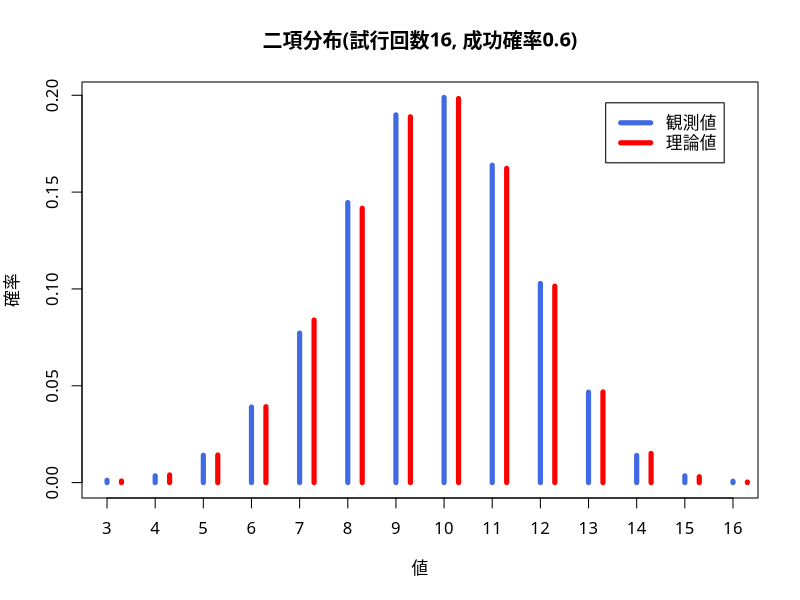
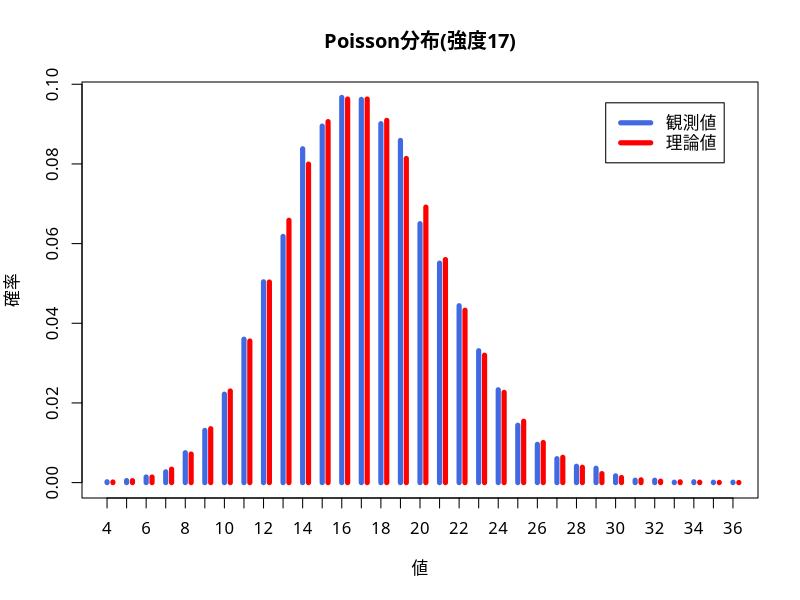
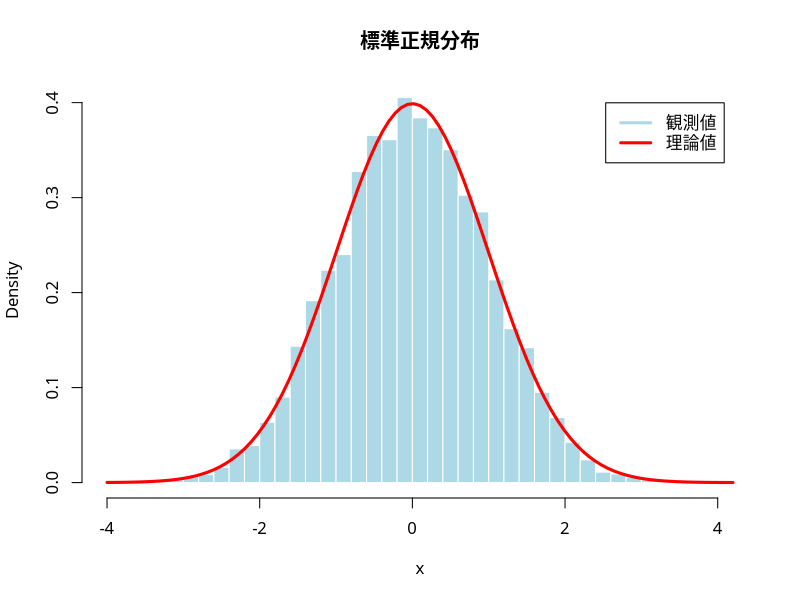
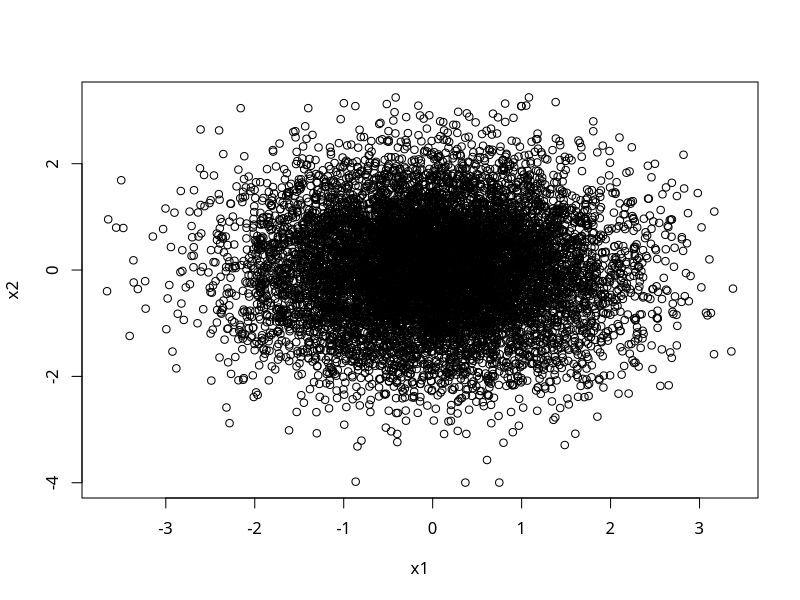
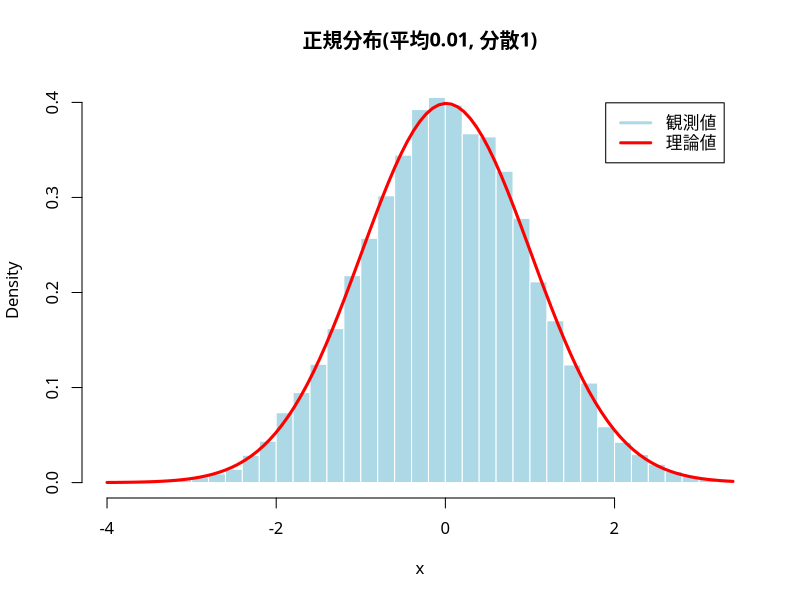
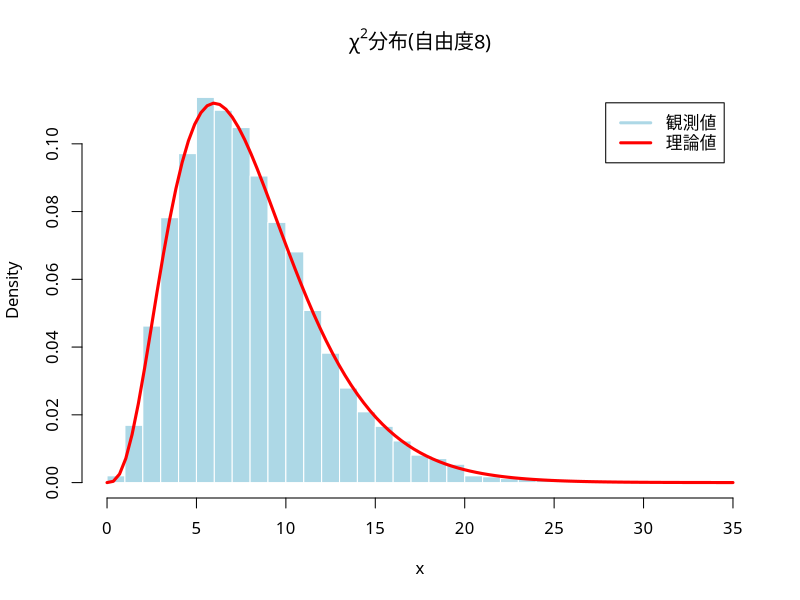
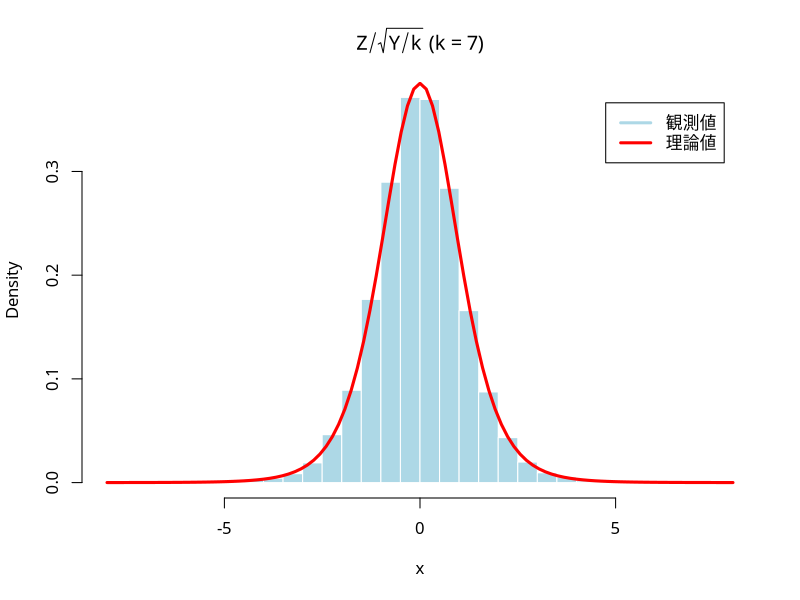
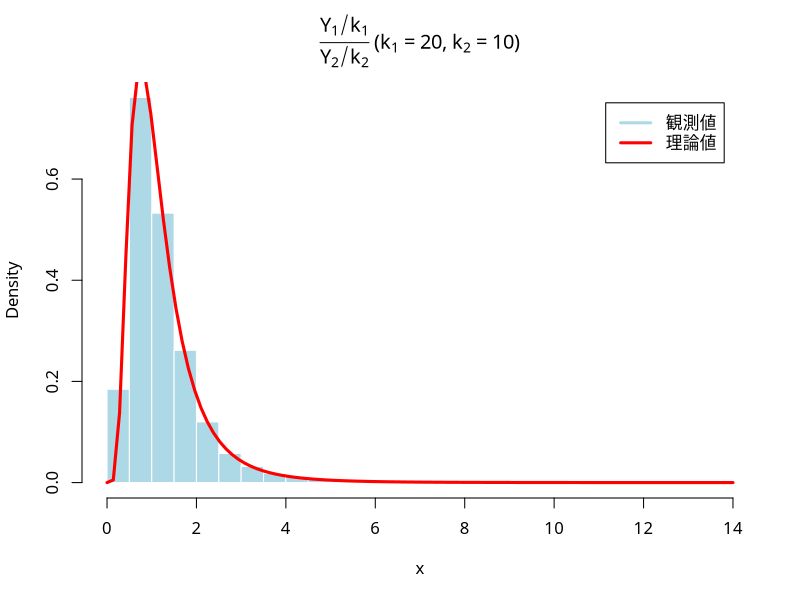

The R script that drew these images, in order:
### 第08回 練習問題解答例

### 離散一様分布で用いた例

a <- 1:6 # サンプリング対象の集合をベクトルとして定義
sample(a, size=20, replace=TRUE) # 離散一様分布(20個)

### 二項分布で用いた例

rbinom(10, size=1, prob=0.2) # Bernoulli分布(10個)
rbinom(20, size=5, prob=0.6) # 二項分布(20個)

### 練習問題 二項分布
mc <- 10000 # 実験回数を指定
m <- 16 
p <- 0.6
myRandom <- function(){ # Bernolli分布をm個生成して合計
    sum(rbinom(m, size=1, prob=p))}
myData <- replicate(mc, myRandom())
myTable <- table(myData)/mc # 出現確率ごとの表(度数分布表)を作成
par(family="HiraginoSans-W4") # 日本語フォントの指定
plot(myTable, type="h", lwd=5, col="royalblue",
     xlab="値", ylab="確率",
     main=paste0("二項分布(試行回数", m, ", 成功確率", p, ")"))
myRange <- min(myData):max(myData) # 範囲を取得
lines(myRange + 0.3, dbinom(myRange, size=m, prob=p),
      type="h", col="red", lwd=5) # 理論上の出現確率
legend("topright", inset=0.05, legend=c("観測値", "理論値"), 
       col=c("royalblue", "red"), lwd=5) # 凡例を作成

### Poisson 分布で用いた例

rpois(15, lambda=1) # 強度1のPoisson分布(15個)
rpois(15, lambda=10) # 強度10のPoisson分布(15個)

### 練習問題 Poisson分布
mc <- 10000 
lambda1 <- 5
lambda2 <- 12
myRandom <- function(){ # 2つのPoisson分布の和
    rpois(1, lambda=lambda1)+rpois(1, lambda=lambda2)}
myData <- replicate(mc, myRandom())
myTable <- table(myData)/mc 
par(family="HiraginoSans-W4") # 日本語フォントの指定
plot(myTable, type="h", lwd=5, col="royalblue",
     xlab="値", ylab="確率",
     main=paste0("Poisson分布(強度", lambda1+lambda2, ")"))
myRange <- min(myData):max(myData) 
lines(myRange + 0.3,
      dpois(myRange, lambda=lambda1+lambda2), 
      type="h", col="red", lwd=5) # 理論上の出現確率
legend("topright", inset=0.05, legend=c("観測値", "理論値"), 
       col=c("royalblue", "red"), lwd=5)

### 幾何分布で用いた例

rgeom(15, prob=0.1) # 成功確率0.1の幾何分布(15個)

### 一様分布で用いた例

runif(8) # 区間(0,1)上の一様乱数(8個)
runif(8,min=-1,max=1) # 区間(-1,1)上の一様乱数(8個)

### 正規分布で用いた例

rnorm(8) # 標準正規乱数(8個)
rnorm(8,mean=1,sd=2) # 平均1分散4=2^2の正規乱数

### 練習問題 正規分布
mc <- 10000 # 実験回数を指定
myRandom <- function(){ # 一方の分布を確認する
    u1 <- runif(1)
    u2 <- runif(1)
    return(sqrt(-2*log(u1))*cos(2*pi*u2))}
myData <- replicate(mc, myRandom()) # Monte-Carlo実験
par(family="HiraginoSans-W4") # 日本語フォントの指定
hist(myData, freq=FALSE, breaks=40,
     col="lightblue", border="white", 
     xlab="x", main=paste0("標準正規分布")) # ヒストグラム(密度表示)
curve(dnorm(x, mean=0, sd=1), add=TRUE, 
      col="red", lwd=3) # 理論上の確率密度関数
legend("topright", inset=0.05, legend=c("観測値", "理論値"), 
       col=c("lightblue", "red"), lwd=3) # 凡例を作成
## Box-Muller法で作られる2つの確率変数の関係を調べる
boxmuller <- function(){
    u1 <- runif(1)
    u2 <- runif(1)
    x1 <- sqrt(-2*log(u1))*cos(2*pi*u2)
    x2 <- sqrt(-2*log(u1))*sin(2*pi*u2)
    return(c(x1,x2))
}
x <- replicate(mc, boxmuller()) # 2行xmc列の行列が得られる
par(family="HiraginoSans-W4") # 日本語フォントの指定
plot(x[1,],x[2,],xlab="x1",ylab="x2") # 散布図を描く
## 以下では同じ分布なのでx1,x2はまとめて計算
mu <- round(mean(x),2)
sigma <- round(sd(x),2)
hist(x, freq=FALSE, breaks=40, col="lightblue", border="white",

     main=paste0("正規分布(平均", mu, ", 分散", sigma^2, ")")) # ヒストグラム(密度表示)
curve(dnorm(x, mean=mu, sd=sigma), add=TRUE, 
      col="red", lwd=3) # 理論上の確率密度関数
legend("topright", inset=0.05, legend=c("観測値", "理論値"), 
       col=c("lightblue", "red"), lwd=3) # 凡例を作成

### ガンマ分布で用いた例

rgamma(8, shape=3, rate=1) # ガンマ分布(8個)
rgamma(8, shape=1, rate=3) # 異なるパラメタのガンマ分布(8個)

rexp(8) # レート1の指数分布(8個)
rexp(8, rate=0.5) # レート0.5の指数分布(8個)

rchisq(8, df=1) # 自由度1のカイ二乗分布(8個)
rchisq(8, df=4) # 自由度4のカイ二乗分布(8個)

### 練習問題 カイ二乗分布
mc <- 10000 # 実験回数を指定
k <- 8 # 自由度を設定
myRandom <- function(){ 
    sum(rnorm(k)^2)} # k個の標準正規乱数の二乗和
myData <- replicate(mc, myRandom()) # Monte-Carlo実験
par(family="HiraginoSans-W4") # 日本語フォントの指定
hist(myData, freq=FALSE, breaks=25,
     col="lightblue", border="white", 
     xlab="x", main=bquote(paste(chi^2,"分布(自由度",.(k),")"))) 
curve(dchisq(x, k), # 理論曲線(確率密度)
      add=TRUE, col="red", lwd=3) 
legend("topright", inset=0.05, legend=c("観測値", "理論値"), 
       col=c("lightblue", "red"), lwd=3)

### t-分布で用いた例

rt(8, df=1) # 自由度1のt分布(8個)
rt(8, df=4) # 自由度4のt分布(8個)

### 練習問題 t分布
mc <- 10000 # 実験回数を指定
k <- 7
myRandom <- function(){ 
    y <- rchisq(1, df=k) # 自由度kのカイ2乗分布
    ## y <- sum(rnorm(k)^2) # 正規乱数を用いてもよい
    z <- rnorm(1) # 標準正規乱数
    return(z/sqrt(y/k))}
myData <- replicate(mc, myRandom()) # Monte-Carlo実験
par(family="HiraginoSans-W4") # 日本語フォントの指定
hist(myData, freq=FALSE, breaks=40,
     col="lightblue", border="white",  
     xlab="x", main=bquote(paste(Z/sqrt(Y/k)," (",k==.(k),")")))
curve(dt(x, df=k), # 確率密度関数(理論)
      add=TRUE, col="red", lwd=3) 
legend("topright", inset=0.05, legend=c("観測値", "理論値"), 
       col=c("lightblue", "red"), lwd=3)

### F-分布で用いた例

rf(10, df1=4, df2=7) # 自由度4,7のF分布(10個)
rf(10, df1=7, df2=12) # 自由度7,12のF分布(10個)

### 練習問題 F分布
mc <- 10000 # 実験回数を指定
k1 <- 20
k2 <- 10
myRandom <- function(){ 
    y1 <- rchisq(1, df=k1) # 自由度20のカイ二乗分布
    y2 <- rchisq(1, df=k2) # 自由度10のカイ二乗分布
    ## y1 <- sum(rnorm(k1)^2) # 正規乱数を用いてもよい
    ## y2 <- sum(rnorm(k2)^2) 
    return((y1/k1)/(y2/k2))}
myData <- replicate(mc, myRandom()) # Monte-Carlo実験
par(family="HiraginoSans-W4") # 日本語フォントの指定
hist(myData, freq=FALSE, breaks=40,
     col="lightblue", border="white",
     xlab="x",
     main=bquote(paste(frac(Y[1]/k[1],Y[2]/k[2]),
                       " (",k[1]==.(k1),
                       ", ",k[2]==.(k2),")"))) 
curve(df(x, df1=k1, df2=k2), # 確率密度関数(理論)
      add=TRUE, col="red", lwd=3) 
legend("topright", inset=0.05, legend=c("観測値", "理論値"), 
       col=c("lightblue", "red"), lwd=3)
